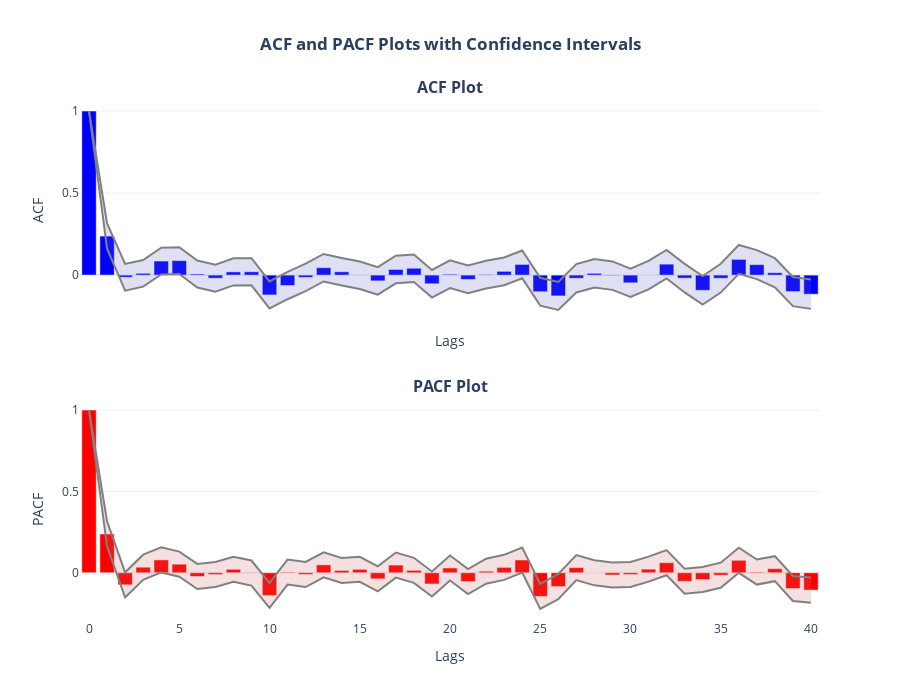

Notebook code for this chart:
### Markdown cell above
### **ACF**

The autocorrelation coefficients make up the autocorrelation function (ACF) for the series, this is simply a plot depicting the auto-correlation coefficient versus the number of lags taken into consideration.

When data has a trend, the autocorrelations for small lags are usually large and positive because observations close in time are also nearby in value. When data show seasonality, autocorrelation values will be larger in correspondence of seasonal lags (and multiples of the seasonal period) than for other lags. Data with both trend and seasonality will show a combination of these effects.

### Code cell
from plotly.subplots import make_subplots
from statsmodels.graphics.tsaplots import plot_acf
from statsmodels.tsa.stattools import acf, pacf

# Number of observations
N = len(dowjones_df["Price_diff_1"].dropna())

# Calculate ACF and PACF values
acf_values, acf_confint = acf(
    dowjones_df["Price_diff_1"].dropna(), nlags=40, alpha=0.05
)  # 95% CI for ACF
pacf_values, pacf_confint = pacf(
    dowjones_df["Price_diff_1"].dropna(), nlags=40, alpha=0.05
)  # 95% CI for PACF

# Create subplots for ACF and PACF
fig = make_subplots(
    rows=2,
    cols=1,
    shared_xaxes=True,
    vertical_spacing=0.15,
    subplot_titles=("<b>ACF Plot</b>", "<b>PACF Plot</b>"),
)

# ACF Plot with confidence intervals
fig.add_trace(
    go.Bar(x=list(range(len(acf_values))), y=acf_values, marker_color="blue", name="ACF"),
    row=1,
    col=1,
)

# Add confidence intervals as filled areas
fig.add_trace(
    go.Scatter(
        x=list(range(len(acf_values))),
        y=acf_confint[:, 0],
        mode="lines",
        line=dict(color="gray"),
        name="ACF Lower CI",
        showlegend=False,
        fill=None,
    ),
    row=1,
    col=1,
)

fig.add_trace(
    go.Scatter(
        x=list(range(len(acf_values))),
        y=acf_confint[:, 1],
        mode="lines",
        line=dict(color="gray"),
        name="ACF Upper CI",
        showlegend=False,
        fill="tonexty",
        fillcolor="rgba(100, 100, 200, 0.2)",
    ),
    row=1,
    col=1,
)

# PACF Plot with confidence intervals
fig.add_trace(
    go.Bar(x=list(range(len(pacf_values))), y=pacf_values, marker_color="red", name="PACF"),
    row=2,
    col=1,
)

# Add confidence intervals as filled areas for PACF
fig.add_trace(
    go.Scatter(
        x=list(range(len(pacf_values))),
        y=pacf_confint[:, 0],
        mode="lines",
        line=dict(color="gray"),
        name="PACF Lower CI",
        showlegend=False,
        fill=None,
    ),
    row=2,
    col=1,
)

fig.add_trace(
    go.Scatter(
        x=list(range(len(pacf_values))),
        y=pacf_confint[:, 1],
        mode="lines",
        line=dict(color="gray"),
        name="PACF Upper CI",
        showlegend=False,
        fill="tonexty",
        fillcolor="rgba(200, 100, 100, 0.2)",
    ),
    row=2,
    col=1,
)

# Update layout
fig.update_layout(
    height=700,
    width=900,
    title_text="<b>ACF and PACF Plots with Confidence Intervals</b>",
    title_x=0.5,
    showlegend=False,
    template="plotly_white",
)

# Update x-axis and y-axis labels
fig.update_xaxes(title_text="Lags", row=1, col=1)
fig.update_xaxes(title_text="Lags", row=2, col=1)
fig.update_yaxes(title_text="ACF", row=1, col=1)
fig.update_yaxes(title_text="PACF", row=2, col=1)

# Show the plot
fig.show()

### Figure 1 — Plotly figure (JSON) as saved in the notebook; plotly's stock layout.template omitted (floating-point values rounded to 4 significant figures)
{"data": [{"marker": {"color": "blue"}, "name": "ACF", "type": "bar", "x": [0, 1, 2, 3, 4, 5, 6, 7, 8, 9, 10, 11, 12, 13, 14, 15, 16, 17, 18, 19, 20, 21, 22, 23, 24, 25, 26, 27, 28, 29, 30, 31, 32, 33, 34, 35, 36, 37, 38, 39, 40], "xaxis": "x", "y": [1.0, 0.238, -0.01329, 0.01083, 0.08561, 0.08829, 0.006564, -0.01896, 0.01971, 0.02024, -0.121, -0.06358, -0.01384, 0.04497, 0.02037, -0.0008593, -0.03508, 0.03422, 0.04181, -0.05287, 0.00526, -0.02633, 0.003183, 0.02283, 0.06511, -0.1013, -0.1269, -0.0193, 0.01081, -0.003273, -0.04693, 0.0002544, 0.0667, -0.01847, -0.09265, -0.01889, 0.09571, 0.06381, 0.01443, -0.1005, -0.1165], "yaxis": "y"}, {"line": {"color": "gray"}, "mode": "lines", "name": "ACF Lower CI", "showlegend": false, "type": "scatter", "x": [0, 1, 2, 3, 4, 5, 6, 7, 8, 9, 10, 11, 12, 13, 14, 15, 16, 17, 18, 19, 20, 21, 22, 23, 24, 25, 26, 27, 28, 29, 30, 31, 32, 33, 34, 35, 36, 37, 38, 39, 40], "xaxis": "x", "y": [1.0, 0.161, -0.09453, -0.07042, 0.004349, 0.006499, -0.07579, -0.1013, -0.06268, -0.06218, -0.2034, -0.1471, -0.09761, -0.03881, -0.06356, -0.08482, -0.119, -0.04983, -0.04232, -0.1371, -0.07919, -0.1108, -0.08132, -0.06167, -0.01942, -0.1861, -0.2124, -0.106, -0.07587, -0.08996, -0.1336, -0.08659, -0.02014, -0.1056, -0.1798, -0.1066, 0.007933, -0.02457, -0.07423, -0.1892, -0.2058], "yaxis": "y"}, {"fill": "tonexty", "fillcolor": "rgba(100, 100, 200, 0.2)", "line": {"color": "gray"}, "mode": "lines", "name": "ACF Upper CI", "showlegend": false, "type": "scatter", "x": [0, 1, 2, 3, 4, 5, 6, 7, 8, 9, 10, 11, 12, 13, 14, 15, 16, 17, 18, 19, 20, 21, 22, 23, 24, 25, 26, 27, 28, 29, 30, 31, 32, 33, 34, 35, 36, 37, 38, 39, 40], "xaxis": "x", "y": [1.0, 0.315, 0.06795, 0.09208, 0.1669, 0.1701, 0.08892, 0.0634, 0.1021, 0.1026, -0.03851, 0.0199, 0.06994, 0.1288, 0.1043, 0.0831, 0.04888, 0.1183, 0.1259, 0.03139, 0.08971, 0.05812, 0.08768, 0.1073, 0.1496, -0.01645, -0.04133, 0.06736, 0.09749, 0.08342, 0.03976, 0.08709, 0.1535, 0.06867, -0.00548, 0.06886, 0.1835, 0.1522, 0.1031, -0.01183, -0.02713], "yaxis": "y"}, {"marker": {"color": "red"}, "name": "PACF", "type": "bar", "x": [0, 1, 2, 3, 4, 5, 6, 7, 8, 9, 10, 11, 12, 13, 14, 15, 16, 17, 18, 19, 20, 21, 22, 23, 24, 25, 26, 27, 28, 29, 30, 31, 32, 33, 34, 35, 36, 37, 38, 39, 40], "xaxis": "x2", "y": [1.0, 0.2383, -0.07436, 0.03413, 0.07908, 0.05274, -0.02263, -0.01098, 0.02137, -0.001823, -0.1394, 0.004226, -0.01065, 0.04858, 0.01414, 0.02102, -0.0374, 0.04723, 0.01487, -0.06884, 0.02948, -0.05394, 0.009545, 0.03306, 0.07828, -0.1455, -0.08504, 0.03167, -0.0004108, -0.01369, -0.01089, 0.0223, 0.06192, -0.05241, -0.04161, -0.01519, 0.07648, 0.00441, 0.02508, -0.09665, -0.1067], "yaxis": "y2"}, {"line": {"color": "gray"}, "mode": "lines", "name": "PACF Lower CI", "showlegend": false, "type": "scatter", "x": [0, 1, 2, 3, 4, 5, 6, 7, 8, 9, 10, 11, 12, 13, 14, 15, 16, 17, 18, 19, 20, 21, 22, 23, 24, 25, 26, 27, 28, 29, 30, 31, 32, 33, 34, 35, 36, 37, 38, 39, 40], "xaxis": "x2", "y": [1.0, 0.1613, -0.1514, -0.04286, 0.00208, -0.02426, -0.09962, -0.08797, -0.05562, -0.07882, -0.2164, -0.07277, -0.08765, -0.02841, -0.06286, -0.05598, -0.1144, -0.02976, -0.06212, -0.1458, -0.04752, -0.1309, -0.06745, -0.04394, 0.001283, -0.2225, -0.162, -0.04532, -0.07741, -0.09069, -0.08789, -0.0547, -0.01507, -0.1294, -0.1186, -0.09218, -0.0005142, -0.07259, -0.05191, -0.1736, -0.1837], "yaxis": "y2"}, {"fill": "tonexty", "fillcolor": "rgba(200, 100, 100, 0.2)", "line": {"color": "gray"}, "mode": "lines", "name": "PACF Upper CI", "showlegend": false, "type": "scatter", "x": [0, 1, 2, 3, 4, 5, 6, 7, 8, 9, 10, 11, 12, 13, 14, 15, 16, 17, 18, 19, 20, 21, 22, 23, 24, 25, 26, 27, 28, 29, 30, 31, 32, 33, 34, 35, 36, 37, 38, 39, 40], "xaxis": "x2", "y": [1.0, 0.3153, 0.002634, 0.1111, 0.1561, 0.1297, 0.05437, 0.06602, 0.09837, 0.07517, -0.06237, 0.08122, 0.06634, 0.1256, 0.09113, 0.09801, 0.03959, 0.1242, 0.09187, 0.008157, 0.1065, 0.02305, 0.08654, 0.1101, 0.1553, -0.06846, -0.008046, 0.1087, 0.07658, 0.0633, 0.0661, 0.09929, 0.1389, 0.02459, 0.03539, 0.06181, 0.1535, 0.0814, 0.1021, -0.01965, -0.02969], "yaxis": "y2"}], "layout": {"annotations": [{"font": {"size": 16}, "showarrow": false, "text": "<b>ACF Plot</b>", "x": 0.5, "xanchor": "center", "xref": "paper", "y": 1, "yanchor": "bottom", "yref": "paper"}, {"font": {"size": 16}, "showarrow": false, "text": "<b>PACF Plot</b>", "x": 0.5, "xanchor": "center", "xref": "paper", "y": 0.425, "yanchor": "bottom", "yref": "paper"}], "height": 700, "showlegend": false, "title": {"text": "<b>ACF and PACF Plots with Confidence Intervals</b>", "x": 0.5}, "width": 900, "xaxis": {"anchor": "y", "domain": [0, 1], "matches": "x2", "showticklabels": false, "title": {"text": "Lags"}}, "xaxis2": {"anchor": "y2", "domain": [0, 1], "title": {"text": "Lags"}}, "yaxis": {"anchor": "x", "domain": [0.575, 1], "title": {"text": "ACF"}}, "yaxis2": {"anchor": "x2", "domain": [0, 0.425], "title": {"text": "PACF"}}}}
